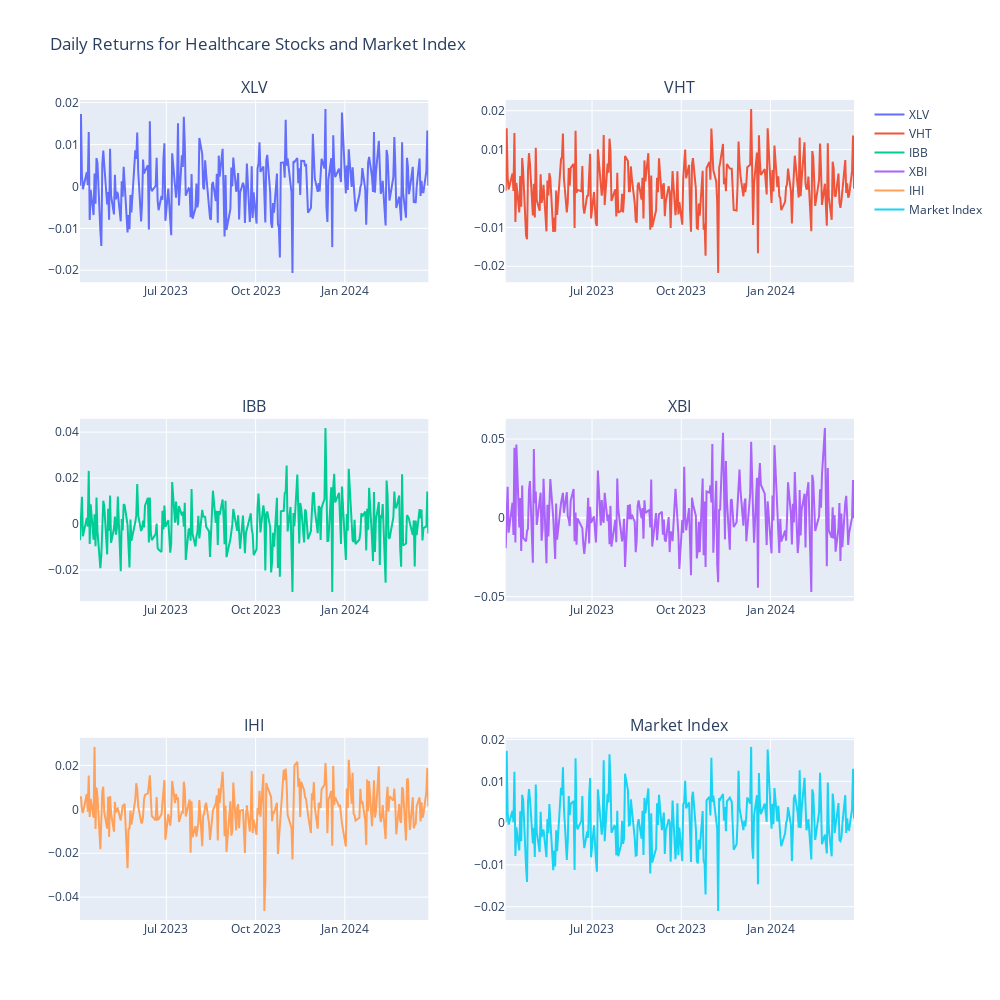

The notebook cell this image was saved under:
### Code cell
# we can now plot the daily returns for all the stocks in sub plots
fig = make_subplots(rows=3, cols=2, subplot_titles=("XLV", "VHT", "IBB", "XBI", "IHI", "Market Index"))

fig.add_scatter(x=xlv_data.index, y=xlv_daily_returns, mode='lines', name='XLV', row=1, col=1)
fig.add_scatter(x=vht_data.index, y=vht_daily_returns, mode='lines', name='VHT', row=1, col=2)
fig.add_scatter(x=ibb_data.index, y=ibb_daily_returns, mode='lines', name='IBB', row=2, col=1)
fig.add_scatter(x=xbi_data.index, y=xbi_daily_returns, mode='lines', name='XBI', row=2, col=2)
fig.add_scatter(x=ihi_data.index, y=ihi_daily_returns, mode='lines', name='IHI', row=3, col=1)

fig.add_scatter(x=market_index_data.index, y=market_index_daily_returns, mode='lines', name='Market Index', row=3, col=2)

fig.update_layout(title_text="Daily Returns for Healthcare Stocks and Market Index", height=1000, width=1000)
fig.show()

### Figure 1 — Plotly figure (JSON) as saved in the notebook; plotly's stock layout.template omitted (floating-point values rounded to 4 significant figures; data arrays with more than 128 entries replaced by an {"elided": "..."} marker saying what was removed)
{"data": [{"mode": "lines", "name": "XLV", "type": "scatter", "x": {"elided": "249 str values"}, "xaxis": "x", "y": {"elided": "248 float values"}, "yaxis": "y"}, {"mode": "lines", "name": "VHT", "type": "scatter", "x": {"elided": "249 str values"}, "xaxis": "x2", "y": {"elided": "248 float values"}, "yaxis": "y2"}, {"mode": "lines", "name": "IBB", "type": "scatter", "x": {"elided": "249 str values"}, "xaxis": "x3", "y": {"elided": "248 float values"}, "yaxis": "y3"}, {"mode": "lines", "name": "XBI", "type": "scatter", "x": {"elided": "249 str values"}, "xaxis": "x4", "y": {"elided": "248 float values"}, "yaxis": "y4"}, {"mode": "lines", "name": "IHI", "type": "scatter", "x": {"elided": "249 str values"}, "xaxis": "x5", "y": {"elided": "248 float values"}, "yaxis": "y5"}, {"mode": "lines", "name": "Market Index", "type": "scatter", "x": {"elided": "249 str values"}, "xaxis": "x6", "y": {"elided": "248 float values"}, "yaxis": "y6"}], "layout": {"annotations": [{"font": {"size": 16}, "showarrow": false, "text": "XLV", "x": 0.225, "xanchor": "center", "xref": "paper", "y": 1, "yanchor": "bottom", "yref": "paper"}, {"font": {"size": 16}, "showarrow": false, "text": "VHT", "x": 0.775, "xanchor": "center", "xref": "paper", "y": 1, "yanchor": "bottom", "yref": "paper"}, {"font": {"size": 16}, "showarrow": false, "text": "IBB", "x": 0.225, "xanchor": "center", "xref": "paper", "y": 0.6111, "yanchor": "bottom", "yref": "paper"}, {"font": {"size": 16}, "showarrow": false, "text": "XBI", "x": 0.775, "xanchor": "center", "xref": "paper", "y": 0.6111, "yanchor": "bottom", "yref": "paper"}, {"font": {"size": 16}, "showarrow": false, "text": "IHI", "x": 0.225, "xanchor": "center", "xref": "paper", "y": 0.2222, "yanchor": "bottom", "yref": "paper"}, {"font": {"size": 16}, "showarrow": false, "text": "Market Index", "x": 0.775, "xanchor": "center", "xref": "paper", "y": 0.2222, "yanchor": "bottom", "yref": "paper"}], "height": 1000, "title": {"text": "Daily Returns for Healthcare Stocks and Market Index"}, "width": 1000, "xaxis": {"anchor": "y", "domain": [0, 0.45]}, "xaxis2": {"anchor": "y2", "domain": [0.55, 1]}, "xaxis3": {"anchor": "y3", "domain": [0, 0.45]}, "xaxis4": {"anchor": "y4", "domain": [0.55, 1]}, "xaxis5": {"anchor": "y5", "domain": [0, 0.45]}, "xaxis6": {"anchor": "y6", "domain": [0.55, 1]}, "yaxis": {"anchor": "x", "domain": [0.7778, 1]}, "yaxis2": {"anchor": "x2", "domain": [0.7778, 1]}, "yaxis3": {"anchor": "x3", "domain": [0.3889, 0.6111]}, "yaxis4": {"anchor": "x4", "domain": [0.3889, 0.6111]}, "yaxis5": {"anchor": "x5", "domain": [0, 0.2222]}, "yaxis6": {"anchor": "x6", "domain": [0, 0.2222]}}}
